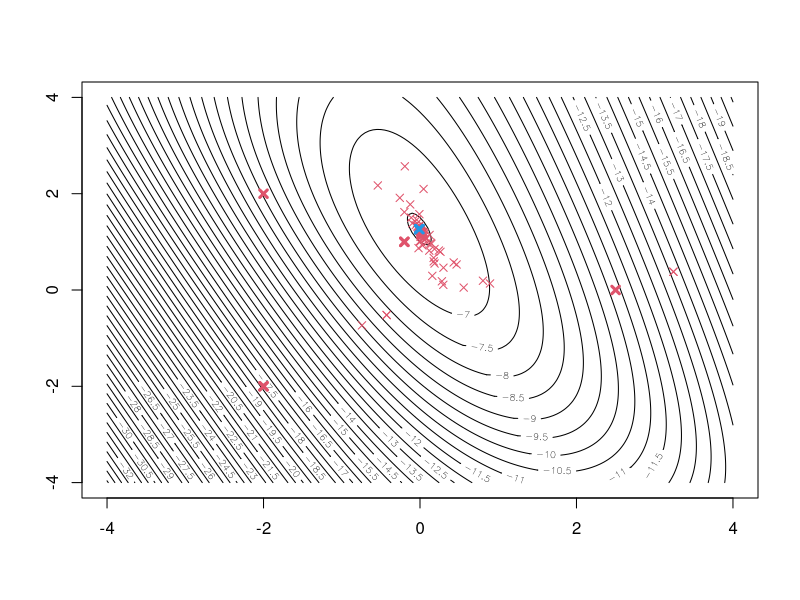
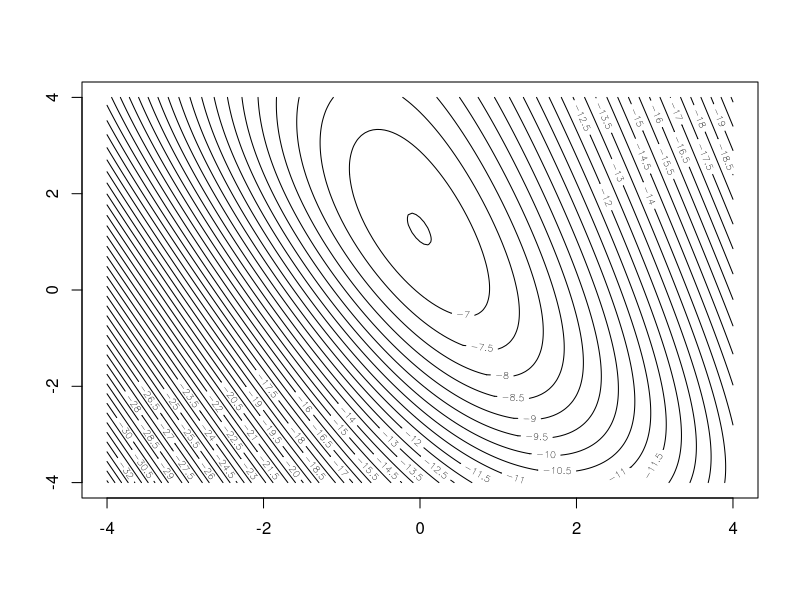

Reproduce these figures in R, in order.
x <- c(0,0,0,0.1,0.1,0.3,0.3,0.9,0.9,0.9)
y <- c(0,0,1,0,1,1,1,0,1,1)

# The function g to be maximised, partial derivatives dg1, dg2, and gradient
g <- function(beta)
{
  beta0 <- beta[1]
  beta1 <- beta[2]
  
  p <- 1 / (1 + exp(-(beta0 + beta1 * x)))  # logistic regression
  
  log_likelihood <- sum(y * log(p) + (1 - y) * log(1 - p))
  
  return(log_likelihood)
}


gradient <- function(beta)
{
  beta0 <- beta[1]
  beta1 <- beta[2]
  
  p <- 1 / (1 + exp(-(beta0 + beta1 * x)))
  
  grad_beta0 <- sum(y - p)
  grad_beta1 <- sum((y - p) * x)
  
  return(c(grad_beta0, grad_beta1))
}


# Produce a contour plot; define first a grid where function is evaluated
x1grid <- seq(-4, 4, by=0.05)
x2grid <- seq(-4, 4, by=0.05)
dx1 <- length(x1grid)
dx2 <- length(x2grid)
dx  <- dx1*dx2
gx  <- matrix(rep(NA, dx), nrow=dx1)
for (i in 1:dx1)
  for (j in 1:dx2)
  {
    gx[i,j] <- g(c(x1grid[i], x2grid[j]))
  }
mgx <- matrix(gx, nrow=dx1, ncol=dx2)
contour(x1grid, x2grid, mgx, nlevels=50)  # Note: For other functions g, you might need to choose another nlevels-value to get a good impression of the function 

#Steepest ascent function:

# TODO: ensure five digits precision
steepestasc <- function(x0, eps=1e-10, alpha0=1, factor=0.5)
{
  func_evals <- 0
  grad_evals <- 0
  xt   <- x0
  conv <- 999
  points(xt[1], xt[2], col=2, pch=4, lwd=3)
  while(conv>eps)
  {
    alpha <- alpha0
    xt1   <- xt
    xt    <- xt1 + alpha*gradient(xt1)
    grad_evals <- grad_evals + 1
    
    while (g(xt)<g(xt1))
    {
      func_evals <- func_evals + 2 # for the two evals in while condition
      
      # adjust alpha by given factor
      alpha <- alpha*factor
      
      xt    <- xt1 + alpha*gradient(xt1)
      grad_evals <- grad_evals + 1
    }
    func_evals <- func_evals + 2 # for the two evals in while condition that broke the loop
    
    points(xt[1], xt[2], col=2, pch=4, lwd=1)
    conv <- sum((xt-xt1)*(xt-xt1))
  }
  points(xt[1], xt[2], col=4, pch=4, lwd=3)
  
  cat("Function evaluations:", func_evals, "\n")
  cat("Gradient evaluations:", grad_evals, "\n")
  
  xt
}

# according to gentle:
# "For a function whose contours are ellipses, as the function in Exercise 6.10
# (page 302), for example, the steepest descent steps will zigzag toward the solution" (p. 265)


steepestasc(c(-2, -2))
steepestasc(c(-2, -2), factor=0.4)
steepestasc(c(-2, 2))
steepestasc(c(2.5, 0))
steepestasc(c(-0.2, 1))
steepestasc(c(-0.2, 1), factor=0.4)
contour(x1grid, x2grid, mgx, nlevels=50)


## task c.


optim(c(-0.2, 1), g, gr=gradient, method="BFGS", control=list(fnscale=-1)) # use fnscale to maximize

optim(c(-0.2, 1), g, method="Nelder-Mead",control=list(fnscale=-1))


## d. use glm

model <- glm(y ~ x, family="binomial")
model$iter # the number of iterations of IWLS used.
